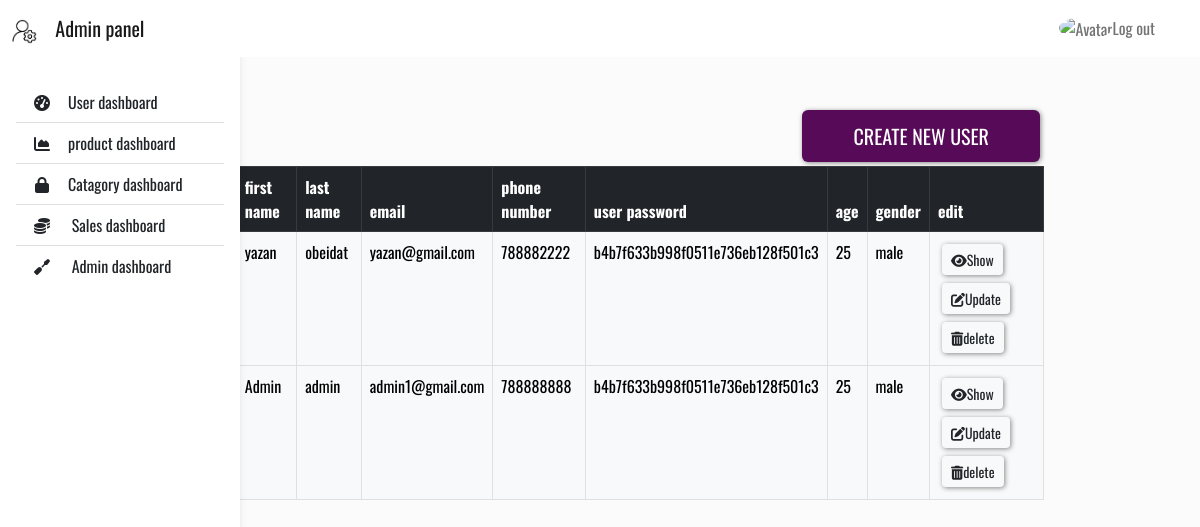
/admin_dashboard/user_dashboard.php, run on the app's committed database.
### tables this page shows
CREATE TABLE `user` (
  `user_id` int(100) NOT NULL,
  `user_first_name` varchar(255) NOT NULL,
  `user_last_name` varchar(255) NOT NULL,
  `user_email` varchar(255) NOT NULL,
  `phone_num` int(100) NOT NULL,
  `user_password` varchar(255) NOT NULL,
  `age` int(100) NOT NULL,
  `gender` enum('male','female') NOT NULL,
  `is_admin` tinyint(1) NOT NULL,
  `is_deleted` tinyint(1) NOT NULL,
  `created_at` timestamp NOT NULL DEFAULT current_timestamp(),
  `updated_at` timestamp NOT NULL DEFAULT current_timestamp()
);

### admin_dashboard/user_dashboard.php (the view, shortened to what this page needs)
<?php
include "../connection.php";
?>
<!DOCTYPE html>
<html lang="en">
<head>
<link href="https://cdn.jsdelivr.net/npm/bootstrap@5.2.0-beta1/dist/css/bootstrap.min.css" rel="stylesheet">
    <link rel="stylesheet" href="user_dashboard.css?v=<?php echo time(); ?>">
    <link rel="stylesheet" href="dashboard.css?v=<?php echo time(); ?>">
</head>
<body>
<header  >
            <nav id="sidebarMenu" class="collapse d-lg-block sidebar collapse bg-white">
              <div class="position-sticky">
                <div class="list-group list-group-flush mx-3 mt-4">
                  <a href="user_dashboard.php" class="list-group-item list-group-item-action py-2 ripple" aria-current="true">
                    <i class="fas fa-tachometer-alt fa-fw me-3"></i><span>User dashboard</span>
                  </a>
                  <a href="product_dashboard.php" class="list-group-item list-group-item-action py-2 ripple ">
                    <i class="fas fa-chart-area fa-fw me-3"></i><span>product dashboard</span>
                  </a>
                  <a href="category_dashboard.php" class="list-group-item list-group-item-action py-2 ripple"><i
                      class="fas fa-lock fa-fw me-3"></i><span>Catagory dashboard</span></a>
                  <a href="sales_dashboard.php" class="list-group-item list-group-item-action py-2 ripple"><i class="fa-solid fa-coins fa-fw me-3"></i>
                </i><span>Sales dashboard</span></a>
                      <a href="admin_dashboard.php" class="list-group-item list-group-item-action py-2 ripple"><i class="fa-solid fa-screwdriver fa-fw me-3"></i><span> Admin dashboard</span></a>
                </div>
              </div>
            </nav>
            <nav id="main-navbar" class="navbar navbar-expand-lg navbar-light bg-white fixed-top">
              <div class="container-fluid">
                <a class="navbar-brand" href="dashboard.php">
                  <img height="25" alt="MDB Logo"
                    loading="lazy" />
                    &nbsp;&nbsp; Admin panel
                </a>
                <ul class="navbar-nav ms-auto d-flex flex-row">
                    <a class="nav-link avatar_logout hidden-arrow d-flex align-items-center" href="../index.php"
                      id="navbarDropdownMenuLink" role="button"  aria-expanded="false">
                      <img src="https://icon-library.com/images/avatar-icon-images/avatar-icon-images-4.jpg" class="rounded-circle"
                        height="22" alt="Avatar" loading="lazy" />
                        Log out
                    </a>
              </div>
            </nav>
          </header>
          <main style="margin-top: 58px;">
            <div class="container pt-4"></div>
          </main>
  <br>
<div class="dbcontainer" >
<button type="button" class="btn butt btn-sunny  text-uppercase"><a class="a_button_create" href="user_create.php">Create new user</a></button>
<table class="table container table-bordered table-dark">
  <thead>
    <tr>
      <th scope="col">id</th>
      <th scope="col">first name</th>
      <th scope="col">last name</th>
      <th scope="col">email</th>
      <th scope="col">phone number</th>
      <th scope="col">user password</th>
      <th scope="col">age</th>
      <th scope="col">gender</th>
      <th scope="col">edit</th>
    </tr>
  </thead>
  <tbody class="table-light">
    <?php
    $stmt = $conn->query("SELECT * FROM user ");
    while($user = $stmt->fetch_assoc())
    {
      if($user['is_deleted']== 0)
      {
        echo "<tr>
        <th scope='row'>$user[user_id]</th>
        <td>$user[user_first_name]</td>
        <td>$user[user_last_name]</td>
        <td>$user[user_email]</td>
        <td>$user[phone_num]</td>
        <td>$user[user_password]</td>
        <td>$user[age]</td>
        <td>$user[gender]</td>
        <td> ";
        echo '<a href="../profile_page/user_profile.php?id='. $user['user_id'] .'"<button  class="btn  btn-sm"><i class="fa-solid fa-eye"></i>Show</button></a>';
        echo '<a href="user_update.php?id='. $user['user_id'] .'"<button  class="btn  btn-sm"><i class="fa-solid fa-pen-to-square"></i>Update</button></a>';
        echo '<a href="user_delete.php?id='. $user['user_id'] .'"<button  class="btn  btn-sm"><i class="fa-solid fa-trash-can"></i>delete</button></a>';
      echo "</tr>";
      }
    };
    ?>
  </tbody>
</table>
</body>
</html>

### admin_dashboard/user_dashboard.css (style rules this page uses)
.a_button_create { font-size: 20px; text-decoration: none; color: black; }
body { font-family: 'Oswald', sans-serif; display: flex; flex-direction: column; align-items: center; }
.avatar_logout { margin-right: 25px; }
.btn { margin: 4px; box-shadow: 1px 1px 5px #888888; }
.butt { background-color: #570A57; color: white; padding: 10px 50px; }
.butt a { color:white; }

### admin_dashboard/dashboard.css (style rules this page uses)
body { background-color: #fbfbfb; }
@media (min-width: 991.98px) { main { padding-left: 240px; } }
.dbcontainer { width:70%; margin-left: 4%; display: flex; flex-direction: column; align-items:flex-end; }
.sidebar { position: fixed; top: 0; bottom: 0; left: 0; padding: 58px 0 0; box-shadow: 0 2px 5px 0 rgb(0 0 0 / 5%), 0 2px 10px 0 rgb(0 0 0 / 5%); width: 240px; z-index: 600; }

### data on the page
user: user_first_name "yazan", user_last_name "obeidat", user_email "yazan@gmail.com", phone_num "788882222", user_password "b4b7f633b998f0511e736eb128f501c3", age "25", gender "male"
user: user_first_name "Admin", user_last_name "admin", user_email "admin1@gmail.com", phone_num "788888888", user_password "b4b7f633b998f0511e736eb128f501c3", age "25", gender "male"
